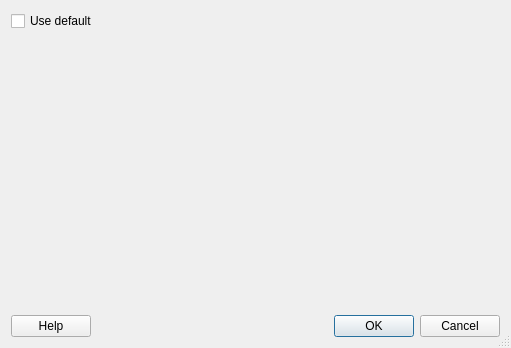
<?xml version="1.0" encoding="UTF-8"?>
<ui version="4.0">
 <class>KSortOptionDlg</class>
 <widget class="QDialog" name="KSortOptionDlg">
  <property name="geometry">
   <rect>
    <x>0</x>
    <y>0</y>
    <width>511</width>
    <height>348</height>
   </rect>
  </property>
  <property name="windowTitle">
   <string>Sort options</string>
  </property>
  <property name="sizeGripEnabled">
   <bool>true</bool>
  </property>
  <layout class="QVBoxLayout">
   <item>
    <widget class="QCheckBox" name="m_useDefault">
     <property name="text">
      <string>Use default</string>
     </property>
    </widget>
   </item>
   <item>
    <widget class="TransactionSortOption" name="m_sortOption" native="true"/>
   </item>
   <item>
    <layout class="QHBoxLayout">
     <item>
      <widget class="KPushButton" name="m_helpButton">
       <property name="text">
        <string>Help</string>
       </property>
      </widget>
     </item>
     <item>
      <spacer name="Horizontal Spacing2">
       <property name="orientation">
        <enum>Qt::Horizontal</enum>
       </property>
       <property name="sizeType">
        <enum>QSizePolicy::Expanding</enum>
       </property>
       <property name="sizeHint" stdset="0">
        <size>
         <width>237</width>
         <height>20</height>
        </size>
       </property>
      </spacer>
     </item>
     <item>
      <widget class="KPushButton" name="m_okButton">
       <property name="text">
        <string>OK</string>
       </property>
       <property name="autoDefault">
        <bool>true</bool>
       </property>
       <property name="default">
        <bool>true</bool>
       </property>
      </widget>
     </item>
     <item>
      <widget class="KPushButton" name="m_cancelButton">
       <property name="text">
        <string>Cancel</string>
       </property>
      </widget>
     </item>
    </layout>
   </item>
  </layout>
 </widget>
 <layoutdefault spacing="6" margin="11"/>
 <customwidgets>
  <customwidget>
   <class>KPushButton</class>
   <extends>QPushButton</extends>
   <header>kpushbutton.h</header>
  </customwidget>
  <customwidget>
   <class>TransactionSortOption</class>
   <extends>QWidget</extends>
   <header>transactionsortoptionimpl.h</header>
  </customwidget>
 </customwidgets>
 <resources/>
 <connections>
  <connection>
   <sender>m_okButton</sender>
   <signal>clicked()</signal>
   <receiver>KSortOptionDlg</receiver>
   <slot>accept()</slot>
   <hints>
    <hint type="sourcelabel">
     <x>20</x>
     <y>20</y>
    </hint>
    <hint type="destinationlabel">
     <x>20</x>
     <y>20</y>
    </hint>
   </hints>
  </connection>
  <connection>
   <sender>m_cancelButton</sender>
   <signal>clicked()</signal>
   <receiver>KSortOptionDlg</receiver>
   <slot>reject()</slot>
   <hints>
    <hint type="sourcelabel">
     <x>20</x>
     <y>20</y>
    </hint>
    <hint type="destinationlabel">
     <x>20</x>
     <y>20</y>
    </hint>
   </hints>
  </connection>
  <connection>
   <sender>m_useDefault</sender>
   <signal>toggled(bool)</signal>
   <receiver>m_sortOption</receiver>
   <slot>setDisabled(bool)</slot>
   <hints>
    <hint type="sourcelabel">
     <x>20</x>
     <y>20</y>
    </hint>
    <hint type="destinationlabel">
     <x>20</x>
     <y>20</y>
    </hint>
   </hints>
  </connection>
 </connections>
</ui>
